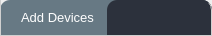
<?xml version="1.0" encoding="UTF-8"?>
<ui version="4.0">
 <class>AqWindowTemplate</class>
 <widget class="QWidget" name="AqWindowTemplate">
  <property name="geometry">
   <rect>
    <x>0</x>
    <y>0</y>
    <width>212</width>
    <height>36</height>
   </rect>
  </property>
  <property name="sizePolicy">
   <sizepolicy hsizetype="MinimumExpanding" vsizetype="MinimumExpanding">
    <horstretch>0</horstretch>
    <verstretch>0</verstretch>
   </sizepolicy>
  </property>
  <property name="minimumSize">
   <size>
    <width>0</width>
    <height>0</height>
   </size>
  </property>
  <property name="maximumSize">
   <size>
    <width>800</width>
    <height>600</height>
   </size>
  </property>
  <property name="windowTitle">
   <string>Form</string>
  </property>
  <property name="styleSheet">
   <string notr="true">* {
	border: none;
	padding: 0;
	margin: 0;
	color: #fff;
}

#toolboxFrame {
	border-top-right-radius: 10px;
	border-top-left-radius: 10px;
	background-color: rgba(47, 72, 88, 180);
	border: none;
}

#mainWidget {
	background-color: #2c313c;
}

#mainFrame{
	border-left: 1px solid #D0D0D0;
	border-bottom: 1px solid #D0D0D0;
	border-right: 1px solid #D0D0D0;
}

#buttonFrame{
	border-top-right-radius: 10px;
	border-top-left-radius: 10px;
	background-color: #2c313c;
}

#closeBtn {
	border-top-right-radius: 10px;
	border-top-left-radius: 10px;
	border-right: 1px solid #D0D0D0;
	background-color: #2c313c;
}

#icon {
	border-top-left-radius: 10px;
	border-left: 1px solid #D0D0D0;
	background-color: rgba(47, 72, 88, 0);
}

#title_text{
	border-top:transparent; 
	border-bottom: 1px solid #637A7B;
}

#connection_settings{
	border-left: 1px solid #D0D0D0;
	border-bottom: 1px solid #D0D0D0;
}

#right_frame{
	border-right: 1px solid #D0D0D0;
	border-bottom: 1px solid #D0D0D0;
}

QComboBox{
	border-left: 1px solid #9ef1d3; 
	border-top: 1px solid #9ef1d3; 
    border-bottom: 1px solid #5bb192; 
	border-right: 1px solid #5bb192; 
	background-color: #2b2d30; 
	border-radius: 4px; 
	padding-left: 4px;
}

#mainWidget QPushButton {
	 border-left: 1px solid #9ef1d3;
	border-top: 1px solid #9ef1d3;
 	border-bottom: 1px solid #5bb192;
	border-right: 1px solid #5bb192;
 	color: #D0D0D0;
	background-color: #2b2d30;
	border-radius: 4px;
}

#mainWidget QPushButton:hover {
	background-color: #3c3e41;
}
#mainWidget QPushButton:pressed {
	 background-color: #429061;
}


QLineEdit{
border-left: 1px solid #9ef1d3; 
border-top: 1px solid #9ef1d3; 
border-bottom: 1px solid #5bb192; 
border-right: 1px solid #5bb192;
background-color: #2b2d30; 
border-radius: 4px; 
}

#tableWidget
QHeaderView::section { background-color: #2b2d30;}
QTableWidget { border: none; }
QTableWidget::item { padding-left: 3px; }

QLabel{
	background: transparent;
}</string>
  </property>
  <layout class="QVBoxLayout" name="verticalLayout">
   <property name="spacing">
    <number>0</number>
   </property>
   <property name="leftMargin">
    <number>0</number>
   </property>
   <property name="topMargin">
    <number>0</number>
   </property>
   <property name="rightMargin">
    <number>0</number>
   </property>
   <property name="bottomMargin">
    <number>0</number>
   </property>
   <item>
    <widget class="QFrame" name="toolboxFrame">
     <property name="minimumSize">
      <size>
       <width>0</width>
       <height>35</height>
      </size>
     </property>
     <property name="maximumSize">
      <size>
       <width>16777215</width>
       <height>35</height>
      </size>
     </property>
     <property name="frameShape">
      <enum>QFrame::StyledPanel</enum>
     </property>
     <property name="frameShadow">
      <enum>QFrame::Raised</enum>
     </property>
     <layout class="QHBoxLayout" name="horizontalLayout">
      <property name="spacing">
       <number>0</number>
      </property>
      <property name="leftMargin">
       <number>0</number>
      </property>
      <property name="topMargin">
       <number>0</number>
      </property>
      <property name="rightMargin">
       <number>0</number>
      </property>
      <property name="bottomMargin">
       <number>0</number>
      </property>
      <item alignment="Qt::AlignLeft">
       <widget class="QLabel" name="icon">
        <property name="sizePolicy">
         <sizepolicy hsizetype="Fixed" vsizetype="Fixed">
          <horstretch>0</horstretch>
          <verstretch>0</verstretch>
         </sizepolicy>
        </property>
        <property name="minimumSize">
         <size>
          <width>0</width>
          <height>0</height>
         </size>
        </property>
        <property name="maximumSize">
         <size>
          <width>35</width>
          <height>35</height>
         </size>
        </property>
        <property name="text">
         <string/>
        </property>
        <property name="pixmap">
         <pixmap resource="../resoursec.qrc">:/images/icons/AQico_silver.png</pixmap>
        </property>
        <property name="scaledContents">
         <bool>true</bool>
        </property>
       </widget>
      </item>
      <item>
       <widget class="QLabel" name="headertext">
        <property name="sizePolicy">
         <sizepolicy hsizetype="Expanding" vsizetype="Preferred">
          <horstretch>0</horstretch>
          <verstretch>0</verstretch>
         </sizepolicy>
        </property>
        <property name="font">
         <font>
          <pointsize>10</pointsize>
         </font>
        </property>
        <property name="styleSheet">
         <string notr="true"/>
        </property>
        <property name="text">
         <string>Add Devices</string>
        </property>
        <property name="alignment">
         <set>Qt::AlignCenter</set>
        </property>
       </widget>
      </item>
      <item>
       <widget class="QFrame" name="buttonFrame">
        <property name="sizePolicy">
         <sizepolicy hsizetype="Preferred" vsizetype="Preferred">
          <horstretch>0</horstretch>
          <verstretch>0</verstretch>
         </sizepolicy>
        </property>
        <property name="frameShape">
         <enum>QFrame::StyledPanel</enum>
        </property>
        <property name="frameShadow">
         <enum>QFrame::Raised</enum>
        </property>
        <layout class="QHBoxLayout" name="horizontalLayout_3">
         <property name="spacing">
          <number>0</number>
         </property>
         <property name="leftMargin">
          <number>0</number>
         </property>
         <property name="topMargin">
          <number>0</number>
         </property>
         <property name="rightMargin">
          <number>0</number>
         </property>
         <property name="bottomMargin">
          <number>0</number>
         </property>
         <item>
          <widget class="QPushButton" name="minimizeBtn">
           <property name="enabled">
            <bool>true</bool>
           </property>
           <property name="sizePolicy">
            <sizepolicy hsizetype="Fixed" vsizetype="Fixed">
             <horstretch>0</horstretch>
             <verstretch>0</verstretch>
            </sizepolicy>
           </property>
           <property name="minimumSize">
            <size>
             <width>35</width>
             <height>35</height>
            </size>
           </property>
           <property name="maximumSize">
            <size>
             <width>35</width>
             <height>35</height>
            </size>
           </property>
           <property name="text">
            <string/>
           </property>
           <property name="icon">
            <iconset resource="../resoursec.qrc">
             <normaloff>:/icons/icons/feather/minus.svg</normaloff>:/icons/icons/feather/minus.svg</iconset>
           </property>
           <property name="iconSize">
            <size>
             <width>20</width>
             <height>20</height>
            </size>
           </property>
          </widget>
         </item>
         <item>
          <widget class="QPushButton" name="maximizeBtn">
           <property name="enabled">
            <bool>true</bool>
           </property>
           <property name="sizePolicy">
            <sizepolicy hsizetype="Fixed" vsizetype="Fixed">
             <horstretch>0</horstretch>
             <verstretch>0</verstretch>
            </sizepolicy>
           </property>
           <property name="minimumSize">
            <size>
             <width>35</width>
             <height>35</height>
            </size>
           </property>
           <property name="maximumSize">
            <size>
             <width>35</width>
             <height>35</height>
            </size>
           </property>
           <property name="text">
            <string/>
           </property>
           <property name="icon">
            <iconset resource="../resoursec.qrc">
             <normaloff>:/icons/icons/feather/square.svg</normaloff>:/icons/icons/feather/square.svg</iconset>
           </property>
           <property name="iconSize">
            <size>
             <width>20</width>
             <height>20</height>
            </size>
           </property>
          </widget>
         </item>
         <item>
          <widget class="QPushButton" name="closeBtn">
           <property name="enabled">
            <bool>true</bool>
           </property>
           <property name="sizePolicy">
            <sizepolicy hsizetype="Fixed" vsizetype="Fixed">
             <horstretch>0</horstretch>
             <verstretch>0</verstretch>
            </sizepolicy>
           </property>
           <property name="minimumSize">
            <size>
             <width>35</width>
             <height>35</height>
            </size>
           </property>
           <property name="maximumSize">
            <size>
             <width>35</width>
             <height>35</height>
            </size>
           </property>
           <property name="text">
            <string/>
           </property>
           <property name="icon">
            <iconset resource="../resoursec.qrc">
             <normaloff>:/icons/icons/feather/x.svg</normaloff>:/icons/icons/feather/x.svg</iconset>
           </property>
           <property name="iconSize">
            <size>
             <width>20</width>
             <height>20</height>
            </size>
           </property>
          </widget>
         </item>
        </layout>
       </widget>
      </item>
     </layout>
    </widget>
   </item>
   <item>
    <widget class="QFrame" name="mainFrame">
     <property name="frameShape">
      <enum>QFrame::StyledPanel</enum>
     </property>
     <property name="frameShadow">
      <enum>QFrame::Raised</enum>
     </property>
     <layout class="QHBoxLayout" name="horizontalLayout_2">
      <property name="spacing">
       <number>0</number>
      </property>
      <property name="leftMargin">
       <number>0</number>
      </property>
      <property name="topMargin">
       <number>0</number>
      </property>
      <property name="rightMargin">
       <number>0</number>
      </property>
      <property name="bottomMargin">
       <number>0</number>
      </property>
      <item>
       <widget class="QWidget" name="mainWidget" native="true">
        <property name="sizePolicy">
         <sizepolicy hsizetype="MinimumExpanding" vsizetype="MinimumExpanding">
          <horstretch>0</horstretch>
          <verstretch>0</verstretch>
         </sizepolicy>
        </property>
       </widget>
      </item>
     </layout>
    </widget>
   </item>
  </layout>
 </widget>
 <resources>
  <include location="../resoursec.qrc"/>
 </resources>
 <connections/>
</ui>
